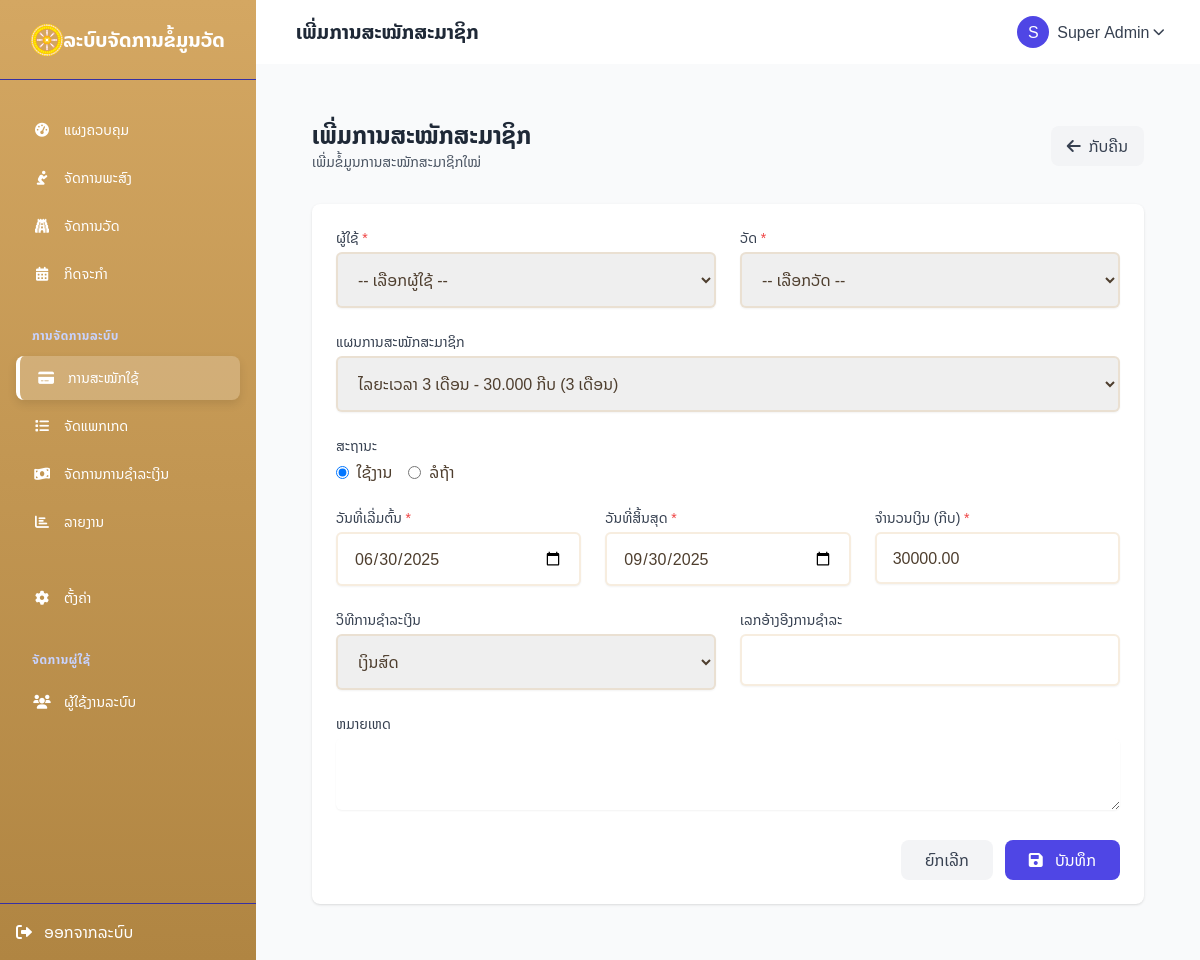
The app's page /subscriptions/add.php?plan_id=1 (signed in) with its own data.
### tables this page shows
CREATE TABLE `subscription_plans` (
  `id` int(11) NOT NULL,
  `name` varchar(100) NOT NULL,
  `description` text DEFAULT NULL,
  `price` decimal(10,2) NOT NULL DEFAULT 0.00,
  `duration_months` int(11) NOT NULL DEFAULT 1,
  `features` text DEFAULT NULL,
  `status` enum('active','inactive') NOT NULL DEFAULT 'active',
  `created_at` datetime NOT NULL DEFAULT current_timestamp(),
  `updated_at` timestamp NULL DEFAULT current_timestamp() ON UPDATE current_timestamp()
);

### config/base_url.php (called while the page is built, shortened)
<?php
$base_url = "http://localhost/temples/";
?>

### subscriptions/add.php (the view, shortened to what this page needs)
<?php
require_once '../config/db.php';
require_once '../config/base_url.php';
$is_admin = $_SESSION['user']['role'] === 'admin';
$temple_id = $_SESSION['user']['temple_id'] ?? null;
$plans_stmt = $pdo->prepare("SELECT id, name, price, duration_months FROM subscription_plans WHERE status = 'active' ORDER BY price");
$plans_stmt->execute();
$plans = $plans_stmt->fetchAll();
$form_data = [
    'user_id' => '',
    'temple_id' => $temple_id ?? '',
    'plan_id' => '',
    'status' => 'active',
    'start_date' => date('Y-m-d'),
    'end_date' => '',
    'amount' => '',
    'payment_method' => 'cash',
    'payment_reference' => '',
    'notes' => ''
];
if (!empty($_GET['plan_id']) && is_numeric($_GET['plan_id'])) {
    try {
        $plan_stmt = $pdo->prepare("SELECT * FROM subscription_plans WHERE id = ?");
        $plan_stmt->execute([$_GET['plan_id']]);
        $plan = $plan_stmt->fetch();
        if ($plan) {
            $form_data['plan_id'] = $plan['id'];
            $form_data['amount'] = $plan['price'];
            $start_date = new DateTime($form_data['start_date']);
            $end_date = clone $start_date;
            $end_date->modify('+' . $plan['duration_months'] . ' months');
            $form_data['end_date'] = $end_date->format('Y-m-d');
        }
    } catch (Exception $e) {
    }
}
require_once '../includes/header.php';
?>
<div class="max-w-4xl mx-auto px-4 sm:px-6 lg:px-8 py-8">
    <div class="flex justify-between items-center mb-8">
        <div>
            <h1 class="text-2xl font-bold text-gray-800">ເພີ່ມການສະໝັກສະມາຊິກ</h1>
            <p class="text-sm text-gray-600">ເພີ່ມຂໍ້ມູນການສະໝັກສະມາຊິກໃໝ່</p>
        </div>
        <div>
            <a href="<?= $base_url ?>subscriptions/" class="bg-gray-100 hover:bg-gray-200 text-gray-700 py-2 px-4 rounded-lg flex items-center transition">
                <i class="fas fa-arrow-left mr-2"></i> ກັບຄືນ
            </a>
        </div>
    </div>
    <div class="bg-white rounded-lg shadow overflow-hidden">
        <form action="<?= $_SERVER['PHP_SELF'] ?>" method="POST" class="p-6">
            <div class="grid grid-cols-1 md:grid-cols-2 gap-6 mb-6">
                <div>
                    <label for="user_id" class="block text-sm font-medium text-gray-700 mb-1">ຜູ້ໃຊ້ <span class="text-red-500">*</span></label>
                    <select name="user_id" id="user_id" class="form-select rounded-md shadow-sm w-full">
                        <option value="">-- ເລືອກຜູ້ໃຊ້ --</option>
                    </select>
                </div>
                <div>
                    <label for="temple_id" class="block text-sm font-medium text-gray-700 mb-1">ວັດ <span class="text-red-500">*</span></label>
                    <select name="temple_id" id="temple_id" class="form-select rounded-md shadow-sm w-full" <?= $is_admin && $temple_id ? 'disabled' : '' ?>>
                        <option value="">-- ເລືອກວັດ --</option>
                    </select>
                </div>
            </div>
            <div class="mb-6">
                <label for="plan_id" class="block text-sm font-medium text-gray-700 mb-1">ແຜນການສະໝັກສະມາຊິກ</label>
                <select name="plan_id" id="plan_id" class="form-select rounded-md shadow-sm w-full" onchange="updatePlanDetails(this.value)">
                    <?php foreach ($plans as $plan): ?>
                    <option value="<?= $plan['id'] ?>" data-price="<?= $plan['price'] ?>" data-duration="<?= $plan['duration_months'] ?>" <?= $form_data['plan_id'] == $plan['id'] ? 'selected' : '' ?>>
                        <?= htmlspecialchars($plan['name']) ?> - <?= number_format($plan['price'], 0, ',', '.') ?> ກີບ (<?= $plan['duration_months'] ?> ເດືອນ)
                    </option>
                    <?php endforeach; ?>
                </select>
            </div>
            <div class="mb-6">
                <label class="block text-sm font-medium text-gray-700 mb-1">ສະຖານະ</label>
                <div class="flex space-x-4">
                    <label class="inline-flex items-center">
                        <input type="radio" name="status" value="active" class="form-radio" <?= $form_data['status'] === 'active' ? 'checked' : '' ?>>
                        <span class="ml-2">ໃຊ້ງານ</span>
                    </label>
                    <label class="inline-flex items-center">
                        <input type="radio" name="status" value="pending" class="form-radio" <?= $form_data['status'] === 'pending' ? 'checked' : '' ?>>
                        <span class="ml-2">ລໍຖ້າ</span>
                    </label>
                </div>
            </div>
            <div class="grid grid-cols-1 md:grid-cols-3 gap-6 mb-6">
                <div>
                    <label for="start_date" class="block text-sm font-medium text-gray-700 mb-1">ວັນທີ່ເລີ່ມຕົ້ນ <span class="text-red-500">*</span></label>
                    <input type="date" name="start_date" id="start_date" class="form-input rounded-md shadow-sm w-full" value="<?= $form_data['start_date'] ?>">
                </div>
                <div>
                    <label for="end_date" class="block text-sm font-medium text-gray-700 mb-1">ວັນທີ່ສິ້ນສຸດ <span class="text-red-500">*</span></label>
                    <input type="date" name="end_date" id="end_date" class="form-input rounded-md shadow-sm w-full" value="<?= $form_data['end_date'] ?>">
                </div>
                <div>
                    <label for="amount" class="block text-sm font-medium text-gray-700 mb-1">ຈໍານວນເງິນ (ກີບ) <span class="text-red-500">*</span></label>
                    <input type="number" name="amount" id="amount" class="form-input rounded-md shadow-sm w-full" min="0" step="1000" value="<?= $form_data['amount'] ?>">
                </div>
            </div>
            <div class="grid grid-cols-1 md:grid-cols-2 gap-6 mb-6">
                <div>
                    <label for="payment_method" class="block text-sm font-medium text-gray-700 mb-1">ວິທີການຊໍາລະເງິນ</label>
                    <select name="payment_method" id="payment_method" class="form-select rounded-md shadow-sm w-full">
                        <option value="cash" <?= $form_data['payment_method'] === 'cash' ? 'selected' : '' ?>>ເງິນສົດ</option>
                    </select>
                </div>
                <div>
                    <label for="payment_reference" class="block text-sm font-medium text-gray-700 mb-1">ເລກອ້າງອີງການຊໍາລະ</label>
                    <input type="text" name="payment_reference" id="payment_reference" class="form-input rounded-md shadow-sm w-full" value="<?= htmlspecialchars($form_data['payment_reference']) ?>">
                </div>
            </div>
            <div class="mb-6">
                <label for="notes" class="block text-sm font-medium text-gray-700 mb-1">ຫມາຍເຫດ</label>
                <textarea name="notes" id="notes" rows="3" class="form-textarea rounded-md shadow-sm w-full"><?= htmlspecialchars($form_data['notes']) ?></textarea>
            </div>
            <div class="flex justify-end space-x-3">
                <a href="<?= $base_url ?>subscriptions/" class="px-6 py-2 bg-gray-100 hover:bg-gray-200 text-gray-700 rounded-lg transition">
                    ຍົກເລີກ
                </a>
                <button type="submit" class="px-6 py-2 bg-indigo-600 hover:bg-indigo-700 text-white rounded-lg transition">
                    <i class="fas fa-save mr-2"></i> ບັນທຶກ
                </button>
            </div>
        </form>
    </div>
</div>
<?php
require_once '../includes/footer.php';
?>

### assets/css/head.css (style rules this page uses)
body { font-family: 'Noto Sans Lao', sans-serif; background-color: #F9FAFB; }
:root { --color-primary: #D4A762; --color-primary-dark: #B08542; --color-secondary: #9B7C59; --color-accent: #E9CDA8; --color-light: #F9F5F0; --color-lightest: #FFFCF7; --color-dark: #4E3E2E; --color-muted: #8E7D6A; --color-success: #7A9B78; --color-danger: #C57B70; }
body { color: var(--color-dark); background-color: var(--color-lightest); }
.form-input, .form-select { border: 2px solid rgba(212, 167, 98, 0.2); padding: 0.75rem 1rem; border-radius: 0.75rem; transition: all 0.2s; }

### records on screen
subscription_plans: status "☑ ໃຊ້ງານ", status "☐ ລໍຖ້າ", amount "30000.00"

### other values on screen
$page_title "ເພີ່ມການສະໝັກສະມາຊິກ"
substr($_SESSION['user']['name'], 0, 1) "S"
$_SESSION['user']['name'] "Super Admin"
form field plan_id "ໄລຍະເວລາ 3 ເດືອນ - 30.000 ກີບ (3 ເດືອນ)"
